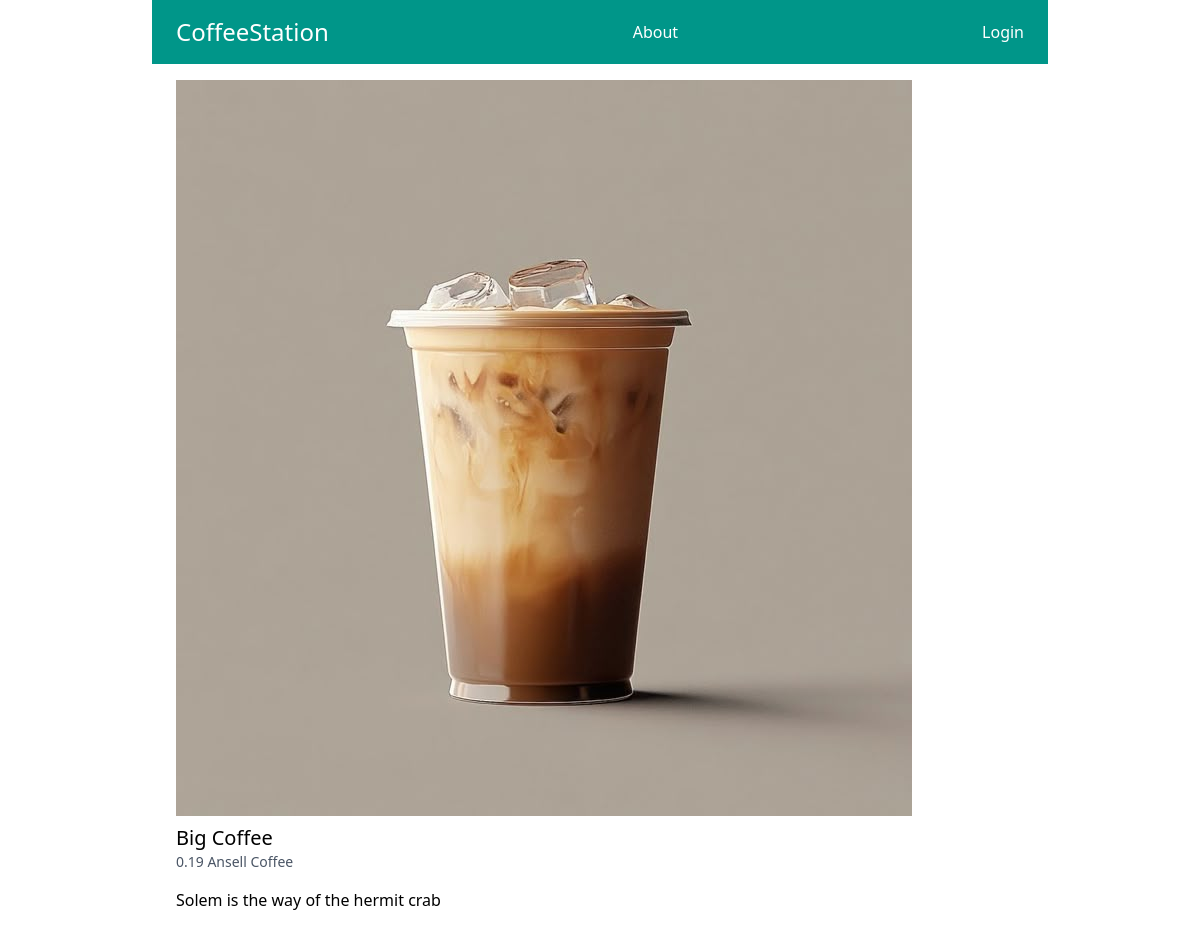
/product/big-coffee, run on the app's committed database.
### base/models.py (models this page shows, shortened)
class Product(models.Model):
    user = models.ForeignKey(User, related_name='products', on_delete=models.CASCADE)
    category = models.ForeignKey(Category, related_name='products', on_delete=models.CASCADE)
    title = models.CharField(max_length=250)
    slug = models.SlugField(max_length=250)
    description = models.TextField(blank=True)
    price = models.IntegerField()
    image = models.ImageField(upload_to="media/products_images/", blank=True, null=True)
    location = models.TextField(blank=True)
    created_at = models.DateTimeField(auto_now_add=True)
    updated_at = models.DateField(auto_now=True)
    class Meta:
        ordering = ("-created_at",)
        verbose_name_plural = "Products"
    def get_display_price(self):
        return self.price / 100

### userprofiles/models.py (models this page shows, shortened)
class Shop(models.Model):
    user = models.OneToOneField(User, related_name = "shop", on_delete=models.CASCADE)
    shop_name = models.CharField(max_length=350)
    slug = models.SlugField(max_length=250, blank=True)
    description = models.TextField(blank=True)
    location = models.CharField(max_length=350)
    created_at = models.DateTimeField(auto_now_add=True)
    image = models.ImageField(upload_to="uploads/images/", blank=True, null=True)

### base/views.py (the view)
# urls.py: path("product/<slug:slug>", productPage, name="product_detail")
def productPage(request, slug):
    product = get_object_or_404(Product, slug=slug)
    context = {"product": product}
    return render(request, "base/product_detail.html", context)

### base/templates/base/product_detail.html (shortened to what this page needs)
{% extends "base/base.html" %}
{% block content %}
{% if product.image %}
    <div class="image mb-2">
        <img src="{{product.image.url}}" alt="{{product_title}}">
    </div>
{% endif %}
<h2 class="text-xl">{{product.title}}</h2>
<p class="text-sm text-gray-600">{{product.get_display_price}}
    <a href="{% url 'shop' slug=product.user.shop.slug %}">{{product.user.shop.shop_name}}</a>
</p>
{% if product.description %}
<p class="mt-4">{{product.description}}</p>
{% endif %}
{% endblock content %}

### data on the page
Product: image (picture), title "Big Coffee", get_display_price "0.19", user.shop.shop_name "Ansell Coffee", description "Solem is the way of the hermit crab"
